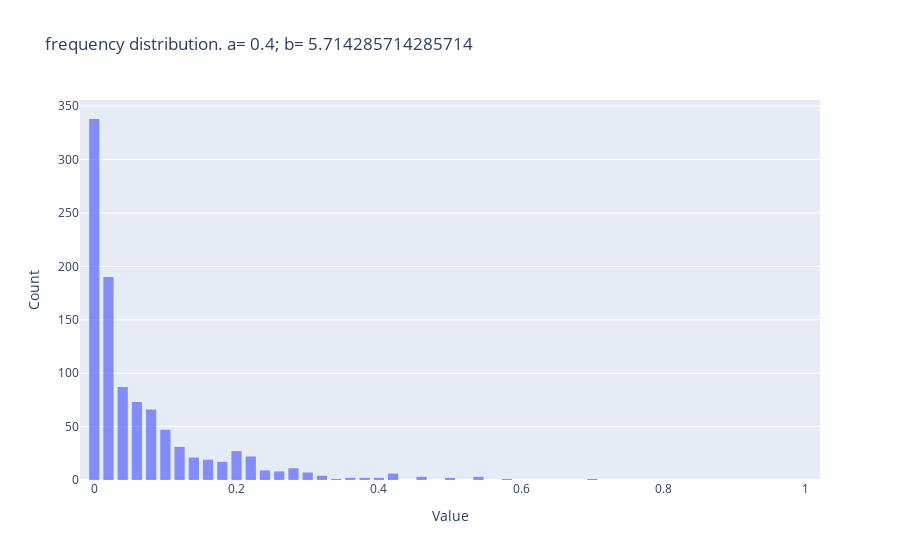

Notebook code cell kept with this figure:
### Code cell
rate= 0.07

a= 0.4
b = a * (1/rate)
r= beta.rvs(a, b, size=1000)
#

fig= go.Histogram(
    x=r,
    nbinsx= Sizes,
    histnorm='',
    name='control',
    opacity=0.75
)

layout = go.Layout(
    title='frequency distribution. a= {}; b= {}'.format(a,b),
    xaxis=dict(
        range= [-.02,1.02],
        title='Value'
    ),
    yaxis=dict(
        title='Count'
    ),
    bargap=0.2,
    bargroupgap=0.1
)
fig= [fig]

fig = go.Figure(data=fig, layout=layout)
iplot(fig, filename='styled histogram')

### Figure 1 — Plotly figure (JSON) as saved in the notebook; plotly's stock layout.template omitted (floating-point values rounded to 4 significant figures; data arrays with more than 128 entries replaced by an {"elided": "..."} marker saying what was removed)
{"data": [{"histnorm": "", "name": "control", "nbinsx": 50, "opacity": 0.75, "type": "histogram", "x": {"elided": "1000 float values"}}], "layout": {"bargap": 0.2, "bargroupgap": 0.1, "title": {"text": "frequency distribution. a= 0.4; b= 5.714285714285714"}, "xaxis": {"range": [-0.02, 1.02], "title": {"text": "Value"}}, "yaxis": {"title": {"text": "Count"}}}}
